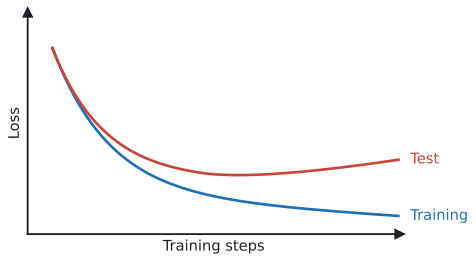

Here is the Python script that generated this plot:
"""Training loss keeps falling while test loss turns up (redrawn from Google MLCC, Figure 23)."""

import matplotlib.pyplot as plt
import numpy as np

from mlrecall.figstyle import BLUE, RED, save, schematic_axes

steps = np.linspace(0.02, 1, 400)
train = 0.08 + 0.75 * np.exp(-steps / 0.16) + 0.1 * (1 - steps)
test = 0.24 + 0.68 * np.exp(-steps / 0.15) + 0.22 * np.maximum(steps - 0.45, 0) ** 1.4
fig, ax = plt.subplots(figsize=(5, 3))
ax.plot(steps, train, color=BLUE)
ax.plot(steps, test, color=RED)
ax.text(1.03, train[-1], "Training", color=BLUE, va="center", fontsize=11)
ax.text(1.03, test[-1], "Test", color=RED, va="center", fontsize=11)
ax.set_xlim(-0.05, 1.0)
ax.set_ylim(0, 1)
schematic_axes(ax)
save(fig, __file__)
